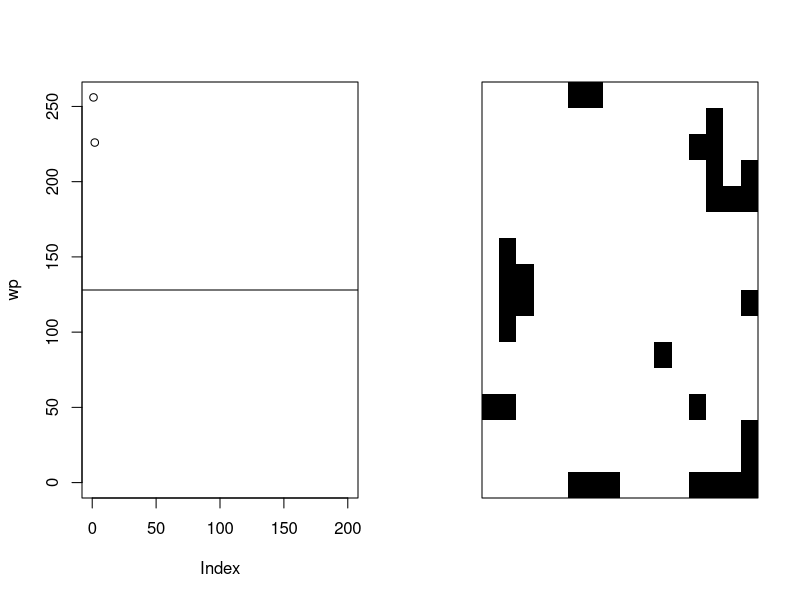
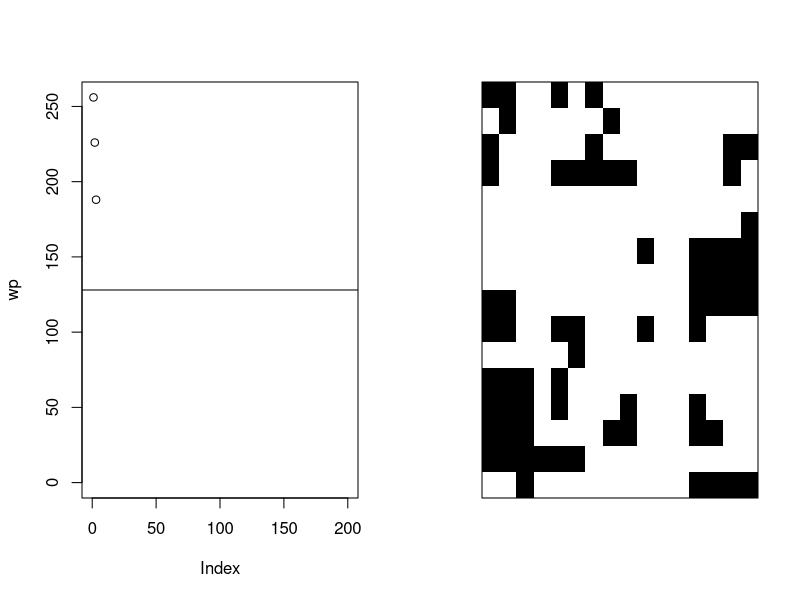
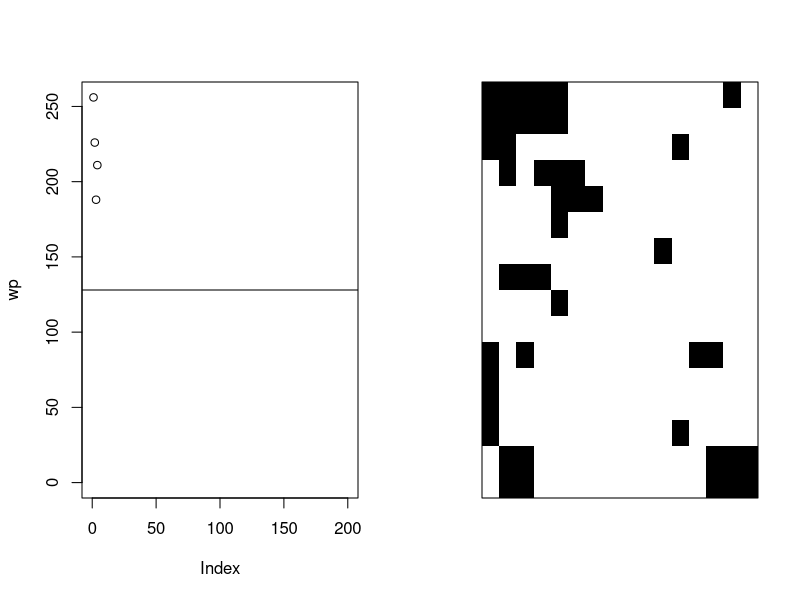
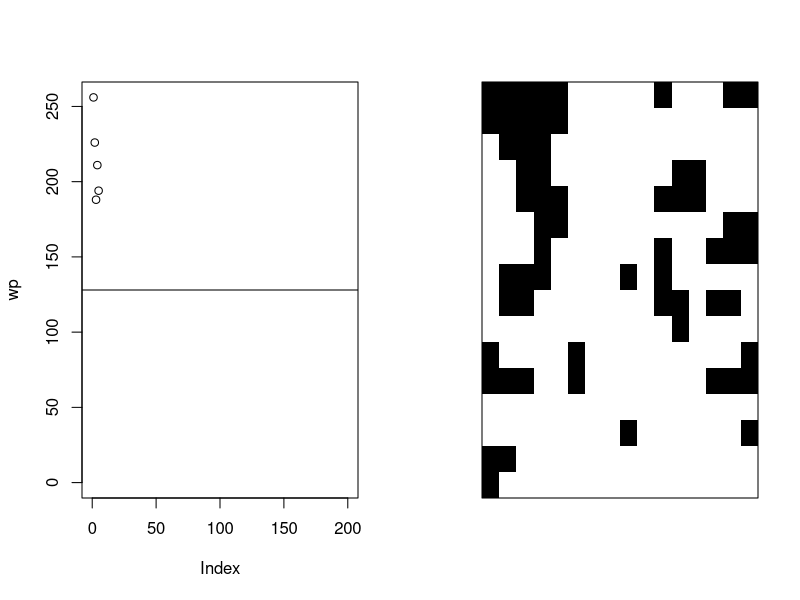
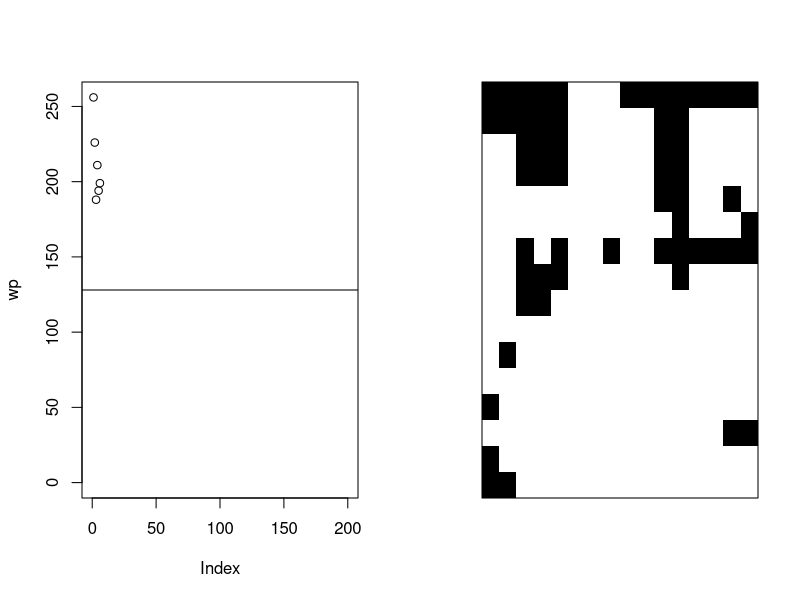
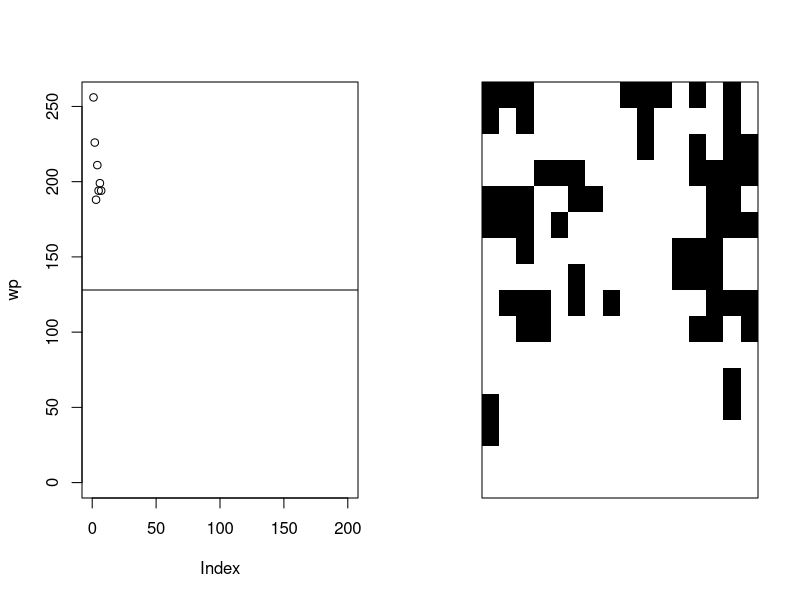
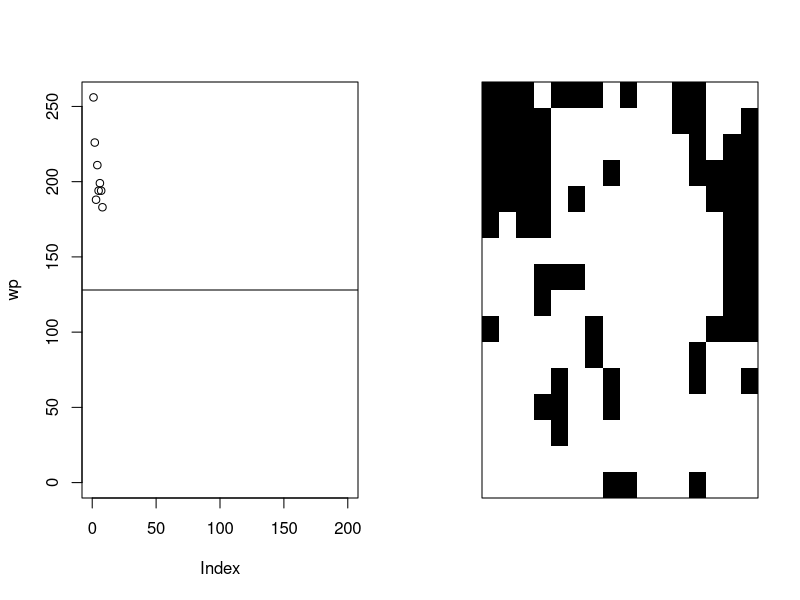
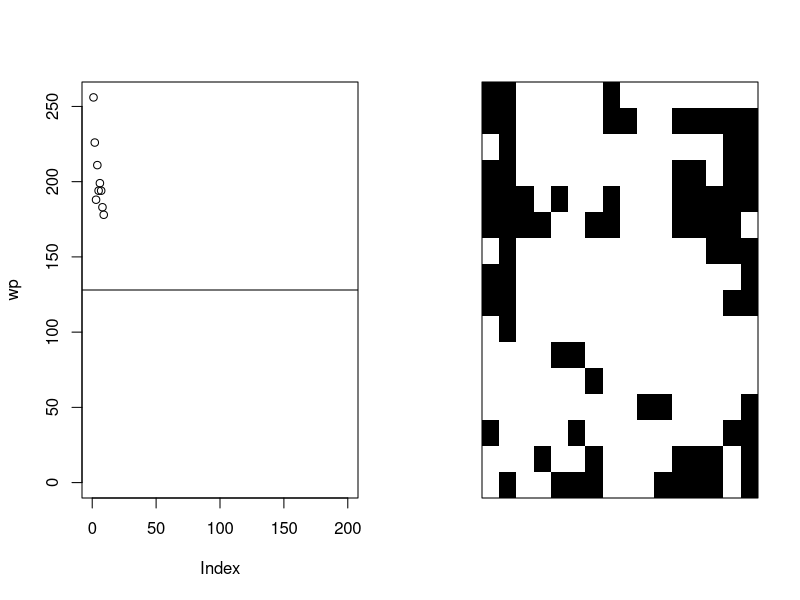

Write the R code that produced these figures, in order. (Note: this script raises an error after producing the figures.)

#L14/6th Prac: Part A Simulation and Statistical Programming

#######################
#Ising Model
ising.mcmc<-function(N,SS,n=16,theta=0.8,x0=matrix(1,n,n),show=T) {

  #initialise state and hashX=number disgreeing neighbors
  X<-x0
  wp<-sum(X) #monitor the number of white pixels for convergence
  hashX<-sum(abs(diff(X))+abs(diff(t(X))))

  for (j in 1:N) {

    #simultate proposal Xp - pick a pixel and flip it
    i<-1+floor(runif(1)*n^2)
    Xp<-X
    Xp[i]<-1-X[i]
    
    #calculate hashXp for the candidate state Xp
    hashXp<-sum(abs(diff(Xp))+abs(diff(t(Xp))))

    #accept/reject on a log scale
    if (log(runif(1))<theta*(hashX-hashXp)) {
      X<-Xp
      hashX<-hashXp
    }

    #monitor the MCMC - take a sample evey SS steps
    if (!(j%%SS)) {
      wp[j/SS+1]=sum(X)
      if (show) {
        par(mfrow=c(1,2)); 
        plot(wp,xlim=c(0,N/SS),ylim=c(0,n^2)); abline(h=n^2/2)
        image(X,col=gray(0:255/255),axes=F); box()
      }
    }

  }
  #return the time-series wp and the last state X
  return(list(wp=wp,X=X))
}

#simulate 32x32 Ising model (using default theta=0.8)
#200K steps sampling every 1000 steps
n<-32; N<-200000; SS<-1000
ising.mcmc(N, SS)

##############################################################
#Convergence monitoring - illustrated on Ising 16x16
#check convergence monitoring the number of white pixels
#quite time consuming
n<-16
wp1<-ising.mcmc(N,SS,n,show=F)$wp
wp2<-ising.mcmc(N,SS,n,x0=matrix(0,n,n),show=F)$wp
wp3<-ising.mcmc(N,SS,n,x0=matrix(runif(n^2)>0.5,n,n),show=F)$wp

#plot the MCMC time series of wp-values
plot(wp1,type='l',xlim=c(0,N/SS),ylim=c(0,n^2),
     xlab='MCMC step count',ylab="# white pixels"); abline(h=n^2/2)
lines(wp2,col=2); lines(wp3,col=3)
#M=25 looks like a sensible cut-off
M<-25
abline(v=M)

#the run has length N/SS+1. Superpose the densities from the 
#different runs to check they agree 
L<-N/SS+1
plot(density(wp1[M:L]),main='',xlim=c(0,256),ylim=c(0,0.015)); 
lines(density(wp2[M:L]),col=2); 
lines(density(wp3[M:L]),col=3)

###################################################################
#MCMC Bayesian inference
#Ising Model

#[1] simulate the true image Xtrue~Ising(0.8)
n<-32; theta<-0.8
N<-20000; SS<-1000
Xtrue<-ising.mcmc(N,SS,n,x0=matrix(runif(n^2)>0.5,n,n),show=F)$X

#simulate the observation process
sigma=0.7
Y=Xtrue+sigma*rnorm(n^2)

#plot the images Xtrue and Y alongside each other
par(mfrow=c(1,2)); 
image(Xtrue,col=gray(0:255/255),axes=F); box()
image(Y,col=gray(0:255/255),axes=F); box()

#Bayesian inference for X|Y recover the true image from 
#the noisy one - estimate the posterior mean using MCMC
N<-200000; SS<-1000
Xest<-post.mcmc(N,SS,Y) #this function defined below

#here is our code - what has changed from above is the
#likelihood factor exp(-|x-y|^2/2*sigma^2)
post.mcmc<-function(N,SS,Y,theta=0.8,sigma=1,x0=matrix(1,n,n),show=T) {
  n<-dim(Y)[1]
  X<-x0; wp<-sum(X)
  Xtot<-X
  hashX<-sum(abs(diff(X))+abs(diff(t(X))))
  dXY<-sum((X-Y)^2)

  for (j in 1:N) {

    #simulate the proposed new state
    i<-1+floor(runif(1)*n^2)
    Xp<-X
    Xp[i]<-1-X[i]

    #calculate the log-lkd and log-prior for the new state
    hashXp<-sum(abs(diff(Xp))+abs(diff(t(Xp))))
    dXpY<-sum((Xp-Y)^2)

    #Accept/Reject the proposed state
    if (log(runif(1))< (theta*(hashX-hashXp)+(dXY-dXpY)/(2*sigma^2))) {
      X<-Xp
      hashX<-hashXp
      dXY<-dXpY
    }

    #every SS steps take a sample - calculate the mean.
    if (!(j%%SS)) {
      wp[j/SS+1]=sum(X)
      Xtot<-Xtot+X
      if (show) {
        par(mfrow=c(2,2))
        image(Xtrue,col=gray(0:255/255),axes=F,xlab='True 0/1'); box()
        image(Y,col=gray(0:255/255),axes=F,xlab='noisy sigma=1'); box()
        image(X,col=gray(0:255/255),axes=F,xlab='mcmc sample X|Y'); box()
        image(Xtot/(N/SS),col=gray(0:255/255),axes=F,xlab='post mean'); box()
      }
    }
  }
  return(list(wp=wp,X=X,post.mean=Xtot/(N/SS)))
}
